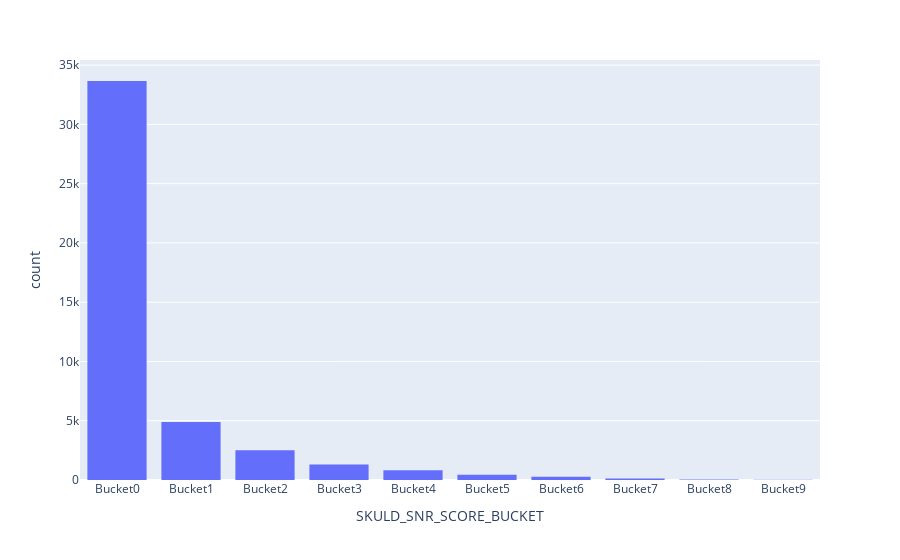

Write notebook code for a chart like this one.
### Code cell
px.histogram(CLI_GROUP_W_SKULD_OFFERDAY.query('FLAG_HRAM == False').sort_values(by='SKULD_SNR_SCORE_BUCKET'), x='SKULD_SNR_SCORE_BUCKET')

### Figure 1 — Plotly figure (JSON) as saved in the notebook; plotly's stock layout.template omitted (floating-point values rounded to 4 significant figures; data arrays with more than 128 entries replaced by an {"elided": "..."} marker saying what was removed)
{"data": [{"alignmentgroup": "True", "bingroup": "x", "hovertemplate": "SKULD_SNR_SCORE_BUCKET=%{x}<br>count=%{y}<extra></extra>", "legendgroup": "", "marker": {"color": "#636efa", "pattern": {"shape": ""}}, "name": "", "offsetgroup": "", "orientation": "v", "showlegend": false, "x": {"elided": "44056 str values"}, "xaxis": "x", "yaxis": "y", "type": "histogram"}], "layout": {"xaxis": {"anchor": "y", "domain": [0, 1], "title": {"text": "SKULD_SNR_SCORE_BUCKET"}}, "yaxis": {"anchor": "x", "domain": [0, 1], "title": {"text": "count"}}, "legend": {"tracegroupgap": 0}, "margin": {"t": 60}, "barmode": "relative"}}
